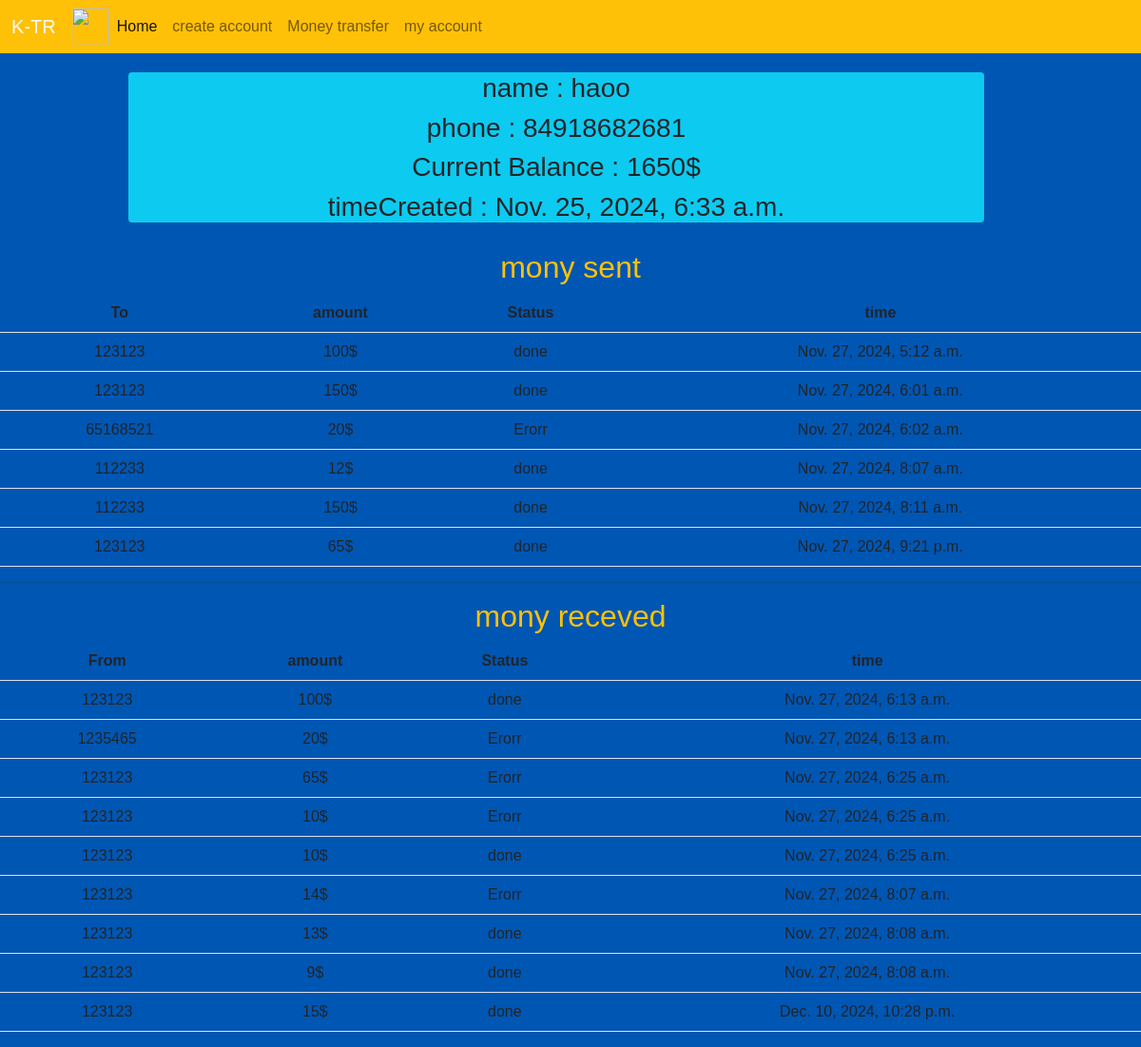
Screenshot of /acc/1 with the database file from the repository.
### doo/models.py (models this page shows, shortened)
class Pay(models.Model):
    name = models.CharField(max_length=20)
    phone = models.CharField(max_length=13, null=True)
    credit_No = models.CharField(max_length=9, null=True)
    crPass=models.CharField(max_length=10)
    timeCreated=models.DateTimeField(auto_now_add=True, null=True, blank=True)
    cash=models.IntegerField(blank=False, null=True, default=0, auto_created=True)

class Transfers(models.Model):
    cho= (
        ('done','done'),
        ('Erorr','Erorr'))
    frome  = models.CharField(max_length=9)
    to  = models.CharField(max_length=9)
    time  = models.DateTimeField(auto_now_add=True, null=True, blank=True)
    status = models.CharField(max_length=10, choices=cho )
    amount = models.CharField(max_length=6)

### doo/views.py (the view)
# urls.py: path('acc/<int:pk>', views.Acc, name='acc'),
def Acc(request, pk):
    owner = Pay.objects.get(id = pk)
    foruser = Transfers.objects.all() # wain for filter data
    userdata = foruser.filter(frome = owner.credit_No)
    rec = foruser.filter(to = owner.credit_No)
    return render(request, 'MYAcc.html', {'ow':owner, 'userTr':userdata, 'recev':rec})

### doo/templates/MYAcc.html
{% extends 'tem.html' %}
{% load static %}
{% block con %}
<div class="bg-info w-75 rounded mb-5" style="transform: translate(15%, 20px);">
    <h3> name : {{ow.name }}</h3>
    <h3> phone : {{ow.phone }}</h3>
    <h3> Current Balance : {{ow.cash }}$</h3>
    <h3> timeCreated : {{ow.timeCreated }}</h3>
</div>
    <h2 class="text-warning">mony sent</h2>
    <table class="table">
        <tr>
            <th>To  </th>
            <th>amount  </th>
            <th>Status  </th>
            <th>time  </th>
        </tr>
        {% for x in userTr %}
        <tr>
            <td>{{ x.to }}</td>
            <td>{{ x.amount }}$</td>
            <td>{{ x.status }}</td>
            <td>{{ x.time }}</td>
        </tr>
        {% endfor %}
    </table>
    <hr>
    <h2 class="text-warning"> mony receved  </h2>
    <table class="table">
        <tr>
            <th>From  </th>
            <th>amount  </th>
            <th>Status  </th>
            <th>time  </th>
        </tr>
        {% for x in recev %}
        <tr>
            <td>{{ x.frome }}</td>
            <td>{{ x.amount }}$</td>
            <td>{{ x.status }}</td>
            <td>{{ x.time }}</td>
        </tr>
        {% endfor %}
    </table>
{% endblock con %}

### doo/templates/tem.html (shortened to what this page needs)
<!DOCTYPE html>
<html lang="en">
<head>
    <link href="https://cdn.jsdelivr.net/npm/bootstrap@5.0.2/dist/css/bootstrap.min.css" rel="stylesheet">
</head>
<body>
    {% load static %}
    {% include 'hed.html' %}
    {% block con %}{% endblock con %}
</body>
</html>

### doo/templates/hed.html
{% load static %}
<nav class="navbar navbar-expand-lg navbar-light bg-warning">
    <div class="container-fluid">
        <a class="navbar-brand bg-blak text-light" href="#">K-TR</a>
        <img src="https://encrypted-tbn0.gstatic.com/images?q=tbn:ANd9GcS9s3tJCnnxSS4RlcYf6yDZXD8AdulSt9lvTg&s" width="40px" height="40px" class="rounded" alt="">
        <div class="collapse navbar-collapse" id="navbarNav">
            <ul class="navbar-nav">
            <li class="nav-item">
                <a class="nav-link active" aria-current="page" href="{% url 'main' %}">Home</a>
            </li>
            <li class="nav-item">
                <a class="nav-link" href="{% url 'forms' %}">create account</a>
            </li>
            <li class="nav-item">
                <a class="nav-link" href="{% url 'trans' %}">Money transfer</a>
            </li>
            <li class="nav-item">
                <a class="nav-link" href="{% url 'MYacc' %}">my account</a>
            </li>
            </ul>
        </div>
    </div>
</nav>

### doo/templates/tem.html (style rules this page uses)
body { font-family: Arial, sans-serif; background-color: #f4f4f9; margin: 0; padding: 0; text-align: center; background-color: #0056b3; }

### rows the page displays
Pay: name "haoo", phone "84918682681", cash "1650", timeCreated "Nov. 25, 2024, 6:33 a.m."
Transfers: to "123123", amount "100", status "done", time "Nov. 27, 2024, 5:12 a.m."
Transfers: to "123123", amount "150", status "done", time "Nov. 27, 2024, 6:01 a.m."
Transfers: to "65168521", amount "20", status "Erorr", time "Nov. 27, 2024, 6:02 a.m."
Transfers: to "112233", amount "12", status "done", time "Nov. 27, 2024, 8:07 a.m."
Transfers: to "112233", amount "150", status "done", time "Nov. 27, 2024, 8:11 a.m."
Transfers: to "123123", amount "65", status "done", time "Nov. 27, 2024, 9:21 p.m."
Transfers: frome "123123", amount "100", status "done", time "Nov. 27, 2024, 6:13 a.m."
Transfers: frome "1235465", amount "20", status "Erorr", time "Nov. 27, 2024, 6:13 a.m."
Transfers: frome "123123", amount "65", status "Erorr", time "Nov. 27, 2024, 6:25 a.m."
Transfers: frome "123123", amount "10", status "Erorr", time "Nov. 27, 2024, 6:25 a.m."
Transfers: frome "123123", amount "10", status "done", time "Nov. 27, 2024, 6:25 a.m."
Transfers: frome "123123", amount "14", status "Erorr", time "Nov. 27, 2024, 8:07 a.m."
Transfers: frome "123123", amount "13", status "done", time "Nov. 27, 2024, 8:08 a.m."
Transfers: frome "123123", amount "9", status "done", time "Nov. 27, 2024, 8:08 a.m."
Transfers: frome "123123", amount "15", status "done", time "Dec. 10, 2024, 10:28 p.m."
